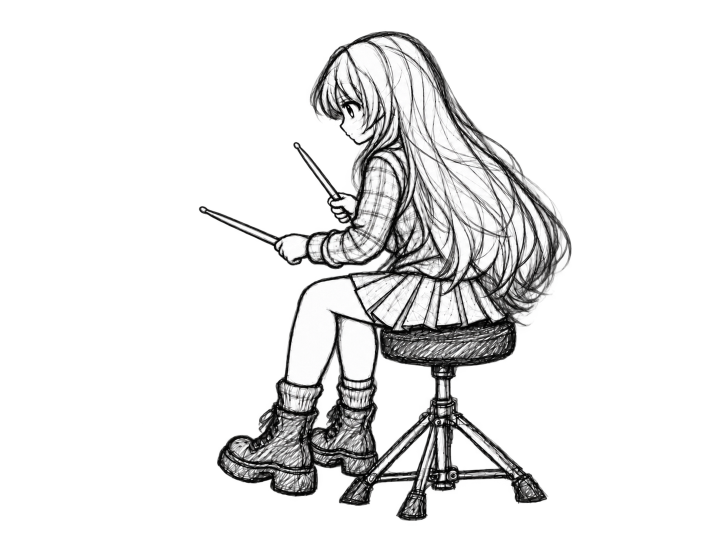
#> input picture character-assets/layers/character/base/neutral.png, 1448 x 1086 px (shown at 1/2 size)
$ python build_front_bd_rc_pair_replacement.py
#> lines starting #> are read from the running program, lines starting #| are printed output that depends on the picture; after the words box and inside, x2 and y2 are one past the last pixel; in counts of white or black regions, pixels touching at a corner belong together
#!/usr/bin/env python3
import json, hashlib
from pathlib import Path
import numpy as np
from PIL import Image, ImageFilter, ImageDraw

ROOT=Path(__file__).resolve().parents[2]
OUT=ROOT/"character-assets/edit-workspaces/motion-repair-20260920/front06"
OUT.mkdir(parents=True, exist_ok=True)

paths={
 "neutral":"character-assets/layers/character/base/neutral.png",
 "bd_hit":"character-assets/layers/character/bd/hit_rf.png",
 "bd_rebound":"character-assets/layers/character/bd/rebound_rf.png",
 "rc_hit":"character-assets/layers/character/rc/hit_r_refresh.png",
 "rc_rebound":"character-assets/layers/character/rc/rebound_r_refresh.png",
 "drum":"character-assets/layers/drum/drum_base.png",
}
imgs={k:Image.open(ROOT/v).convert("RGBA") for k,v in paths.items()}
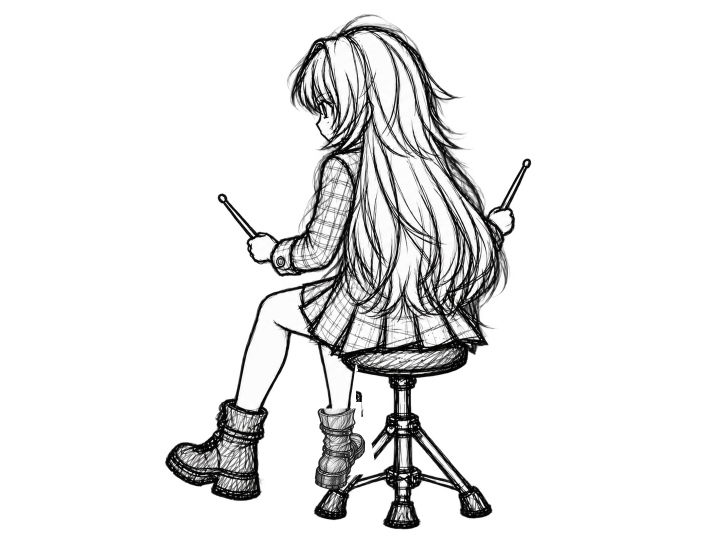
#> input picture character-assets/layers/character/bd/hit_rf.png, 1448 x 1086 px (shown at 1/2 size)
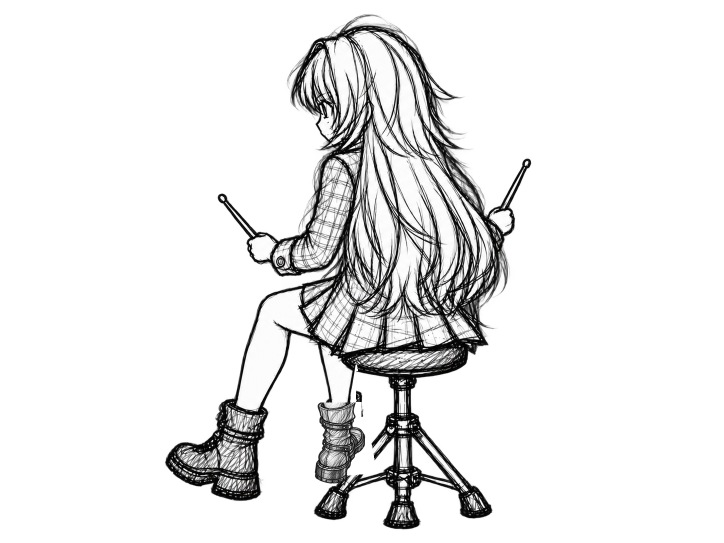
#> input picture character-assets/layers/character/bd/rebound_rf.png, 1448 x 1086 px (shown at 1/2 size)
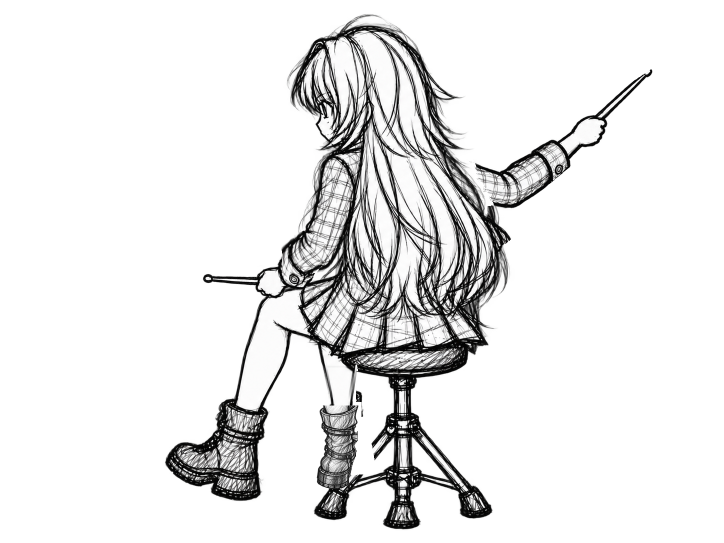
#> input picture character-assets/layers/character/rc/hit_r_refresh.png, 1448 x 1086 px (shown at 1/2 size)
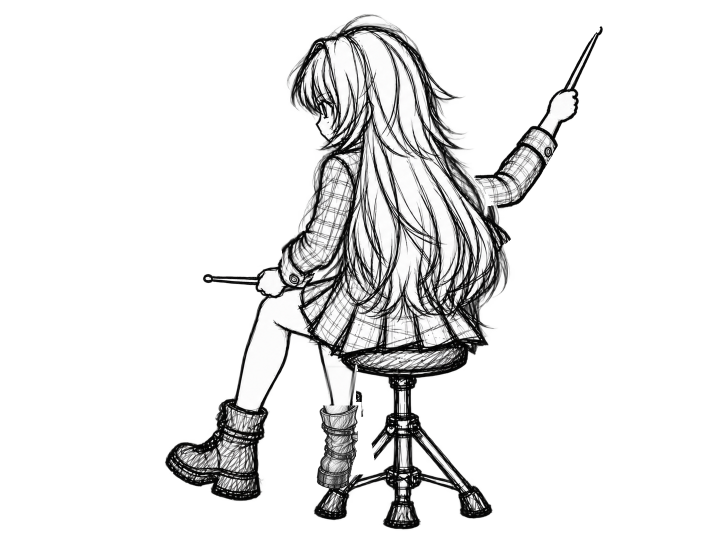
#> input picture character-assets/layers/character/rc/rebound_r_refresh.png, 1448 x 1086 px (shown at 1/2 size)
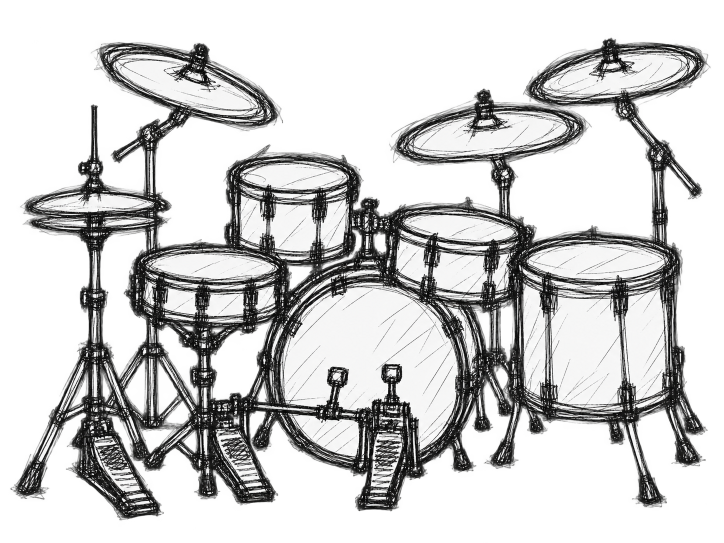
#> input picture character-assets/layers/drum/drum_base.png, 1448 x 1086 px (shown at 1/2 size)
#> imgs = 6 items
N=np.array(imgs["neutral"]); H,W=N.shape[:2]
#> further down, N is the input picture: shape (1086, 1448, 4); mean R, G, B, A 32.8, 32.7, 32.7, 53.4
#> after `H, W = N.shape[:2]`: H = 1086; W = 1448

def sha(path): return hashlib.sha256((ROOT/path).read_bytes()).hexdigest()
def diff_mask(a,b): return np.any(np.array(a)!=np.array(b),axis=2)
def dilate(mask,size):
    if size%2==0:size+=1
    return np.array(Image.fromarray((mask.astype(np.uint8)*255),"L").filter(ImageFilter.MaxFilter(size)))>0
def bbox(mask):
    ys,xs=np.nonzero(mask)
    if len(xs)==0:return None
    return {"x":int(xs.min()),"y":int(ys.min()),"width":int(xs.max()-xs.min()+1),"height":int(ys.max()-ys.min()+1)}
def guard_count(changed,rect):
    x1,y1,x2,y2=rect
    return int(np.count_nonzero(changed[y1:y2,x1:x2]))
def polyline_mask(points,width,circles=()):
#> called with width = 175
    im=Image.new("L",(W,H),0); d=ImageDraw.Draw(im)
#> after `im = Image.new('L', (W, H), 0)`: im: PIL image 1448x1086 L; every value is 0
    d.line(points,fill=255,width=width,joint="curve")
    for (x,y,r) in circles:
        d.ellipse((x-r,y-r,x+r,y+r),fill=255)
    return np.array(im)>0
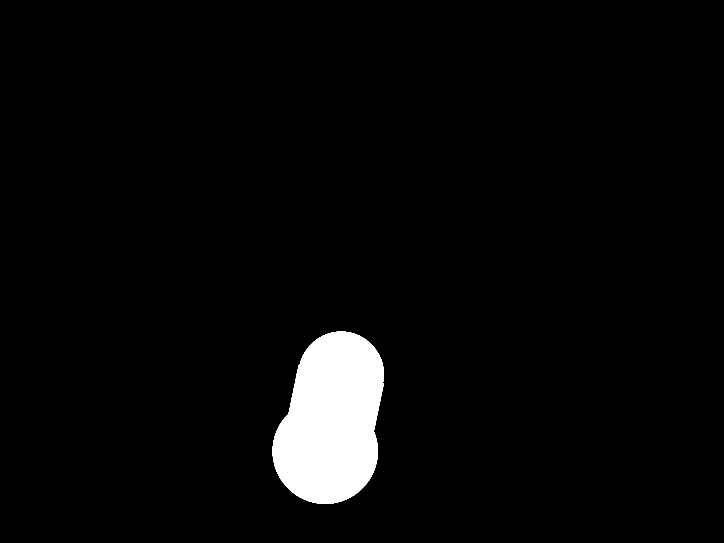
#> returned value: shape (1086, 1448) bool (shown at 1/2 size); 3.7% white; 1 white region, box (x1, y1, x2, y2) and area: (545, 663, 768, 1008) 57859

HEAD=(500,0,930,315)
LEFT_LOCK=(0,250,520,900)
STOOL_CORE=(770,800,845,1086)
RC_SEM=np.zeros((H,W),bool); RC_SEM[:590,700:]=True
# RF corridor follows the verified BD donor's active leg only; skirt/pelvis are not blanket-transplanted.
RF_CORRIDOR=polyline_mask([(682,748),(650,902)],175,[(682,748,85),(650,902,105)])
RF_CORRIDOR[:700,:]=False
#> RF_CORRIDOR: shape (1086, 1448) bool; 3.4% white; 1 white region, box (x1, y1, x2, y2) and area: (545, 700, 768, 1008) 54212

summary={
 "schemaVersion":3,"issueId":"MOTION-002","actionKey":"BD+RC:RF/R","batch":"HOLD-REPAIR-FRONT-06",
 "method":"v3: keep single-arm RC destructive replacement; preserve neutral pelvis/thigh; transplant BD/RF only from knee through boot",
 "parentEvidence":{
   "hit":{"candidateSha256":"beef2e3762f945eb6b222e1bbb59c55f8747b204ec30be4fac93b9a4c3aaac7d"},
   "rebound":{"candidateSha256":"36b83c287a3e9e5e3e000671418f9aea28de97f8fee6efc1f3226b7872a9c2ef"}
 },
 "sources":{k:{"path":v,"sha256":sha(v)} for k,v in paths.items()},"phases":[]
}

for phase in ("hit","rebound"):
    bd=imgs["bd_"+phase]; rc=imgs["rc_"+phase]
    B=np.array(bd); R=np.array(rc)
    bd_diff=diff_mask(bd,imgs["neutral"]); rc_diff=diff_mask(rc,imgs["neutral"])

    # One coherent right arm: destructive donor replacement, not additive overlay.
    rc_mask=dilate(rc_diff,31) & RC_SEM

    # Preserve only verified RF-leg motion from the BD donor.
    bd_mask=dilate(bd_diff,21) & RF_CORRIDOR
    # Never rewrite fixed stool core; active leg remains outside this structural lock.
    x1,y1,x2,y2=STOOL_CORE
    bd_mask[y1:y2,x1:x2]=False

    overlap=rc_mask & bd_mask
    rc_mask &= ~overlap

    cand=imgs["neutral"].copy()
    cand.paste(rc,(0,0),Image.fromarray((rc_mask*255).astype(np.uint8),"L"))
    cand.paste(bd,(0,0),Image.fromarray((bd_mask*255).astype(np.uint8),"L"))
    C=np.array(cand)
    changed=np.any(C!=N,axis=2); union=rc_mask|bd_mask

    exact_rc=np.all(C==R,axis=2); exact_bd=np.all(C==B,axis=2)
    rc_rel=rc_mask & rc_diff
    bd_rel=bd_mask & bd_diff
    rc_pres=np.count_nonzero(rc_rel & exact_rc)/max(1,np.count_nonzero(rc_rel))
    bd_pres=np.count_nonzero(bd_rel & exact_bd)/max(1,np.count_nonzero(bd_rel))

    # Motion visibility in lower RF region, avoiding the stool core.
    rf_visible=np.count_nonzero(changed & RF_CORRIDOR)
    checks={
      "maskDisjoint":bool(int(np.count_nonzero(overlap))==0),
      "outsideMaskZero":bool(int(np.count_nonzero(changed & ~union))==0),
      "headLocked":bool(guard_count(changed,HEAD)==0),
      "leftSideLocked":bool(guard_count(changed,LEFT_LOCK)==0),
      "stoolCoreLocked":bool(guard_count(changed,STOOL_CORE)==0),
      "rcDonorExactInActiveMask":bool(rc_pres>=0.995),
      "bdDonorExactInActiveMask":bool(bd_pres>=0.995),
      "rfMotionVisible":bool(rf_visible>=1000),
      "candidateDiffVisible":bool(int(np.count_nonzero(changed))>500),
    }
    stem=f"bd_rc_{phase}_candidate_v3"
    cp=OUT/(stem+".png"); cand.save(cp)
    Image.alpha_composite(imgs["drum"],cand).save(OUT/(stem+"_fixed_drum.png"))
    rec={
      "phase":phase,"parentCandidate":"v2","candidate":str(cp.relative_to(ROOT)),
      "candidateSha256":hashlib.sha256(cp.read_bytes()).hexdigest(),
      "changedRois":["RC right-arm destructive replacement","BD/RF knee-to-boot corridor"],
      "improvementIntent":["remove v2 hip/skirt splice","keep neutral pelvis/thigh","preserve stool core","retain single RC arm/hand/stick"],
      "rcMaskPixels":int(np.count_nonzero(rc_mask)),"bdMaskPixels":int(np.count_nonzero(bd_mask)),
      "maskOverlapPixels":int(np.count_nonzero(overlap)),
      "changedPixelsVsNeutral":int(np.count_nonzero(changed)),"changedBBoxVsNeutral":bbox(changed),
      "rcDonorPreserveRatio":round(float(rc_pres),4),"bdDonorPreserveRatio":round(float(bd_pres),4),
      "rfMotionVisiblePixels":int(rf_visible),"checks":checks,"machinePass":all(checks.values())
    }
    (OUT/(stem+"_qa.json")).write_text(json.dumps(rec,ensure_ascii=False,indent=2)+"\n")
    summary["phases"].append(rec)
#> this loop made 2 passes
#> (rc_pres, bd_pres, rf_visible) on passes 1 to 2: (1, 1, 53031), (1, 1, 52896)
#> bd is the input picture: PIL image 1448x1086 RGBA; mean R, G, B, A 29.5, 29.5, 29.5, 50.4
#> bd_diff: shape (1086, 1448) bool; 29.8% white; 199 white regions (198 under 20 px), largest, box (x1, y1, x2, y2) and area: (323, 23, 1148, 1063) 468354
#> bd_rel: shape (1086, 1448) bool; 3.4% white; 4 white regions (3 under 20 px), largest, box (x1, y1, x2, y2) and area: (545, 700, 768, 1008) 52890
#> changed: shape (1086, 1448) bool; 15.1% white; 48 white regions (46 under 20 px), largest, box (x1, y1, x2, y2) and area: (700, 23, 1208, 590) 184169, (545, 700, 768, 1008) 52890
#> rc is the input picture: PIL image 1448x1086 RGBA; mean R, G, B, A 31, 31, 31, 52.9
#> rc_diff: shape (1086, 1448) bool; 30.7% white; 229 white regions (228 under 20 px), largest, box (x1, y1, x2, y2) and area: (323, 23, 1208, 1063) 481829
#> rc_mask: shape (1086, 1448) bool; 14% white; 5 white regions, box (x1, y1, x2, y2) and area: (700, 8, 1223, 590) 214093, (1160, 324, 1222, 366) 2154, (1056, 132, 1093, 169) 1349, (985, 164, 1021, 201) 1300, (1162, 559, 1194, 590) 992
#> rc_rel: shape (1086, 1448) bool; 11.7% white; 44 white regions (43 under 20 px), largest, box (x1, y1, x2, y2) and area: (700, 23, 1208, 590) 184169

# transition strip: neutral -> hit -> rebound
strip=Image.new("RGBA",(W*3,H),(255,255,255,0))
strip.paste(imgs["neutral"],(0,0),imgs["neutral"])
for i,phase in enumerate(("hit","rebound"),1):
    im=Image.open(OUT/f"bd_rc_{phase}_candidate_v3.png").convert("RGBA")
    strip.paste(im,(W*i,0),im)
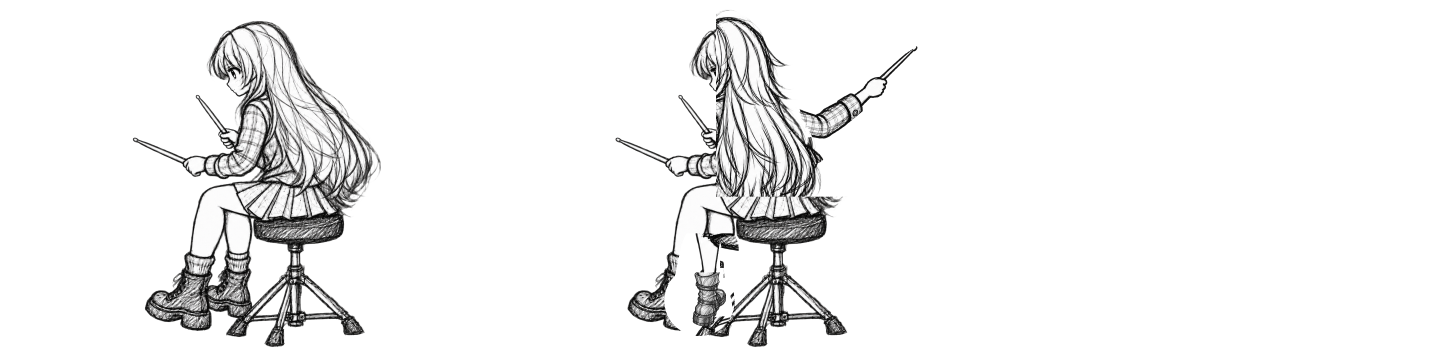
#> strip: PIL image 4344x1086 RGBA (shown at 1/3 size); mean R, G, B, A 240.7, 240.6, 240.6, 32.9; transparent parts drawn white
strip.save(OUT/"bd_rc_v3_transition_strip.png")
summary["pairMachinePass"]=all(x["machinePass"] for x in summary["phases"])
summary["nextGate"]="full-resolution human anatomy + arm/hand/stick + linework + fixed-drum + transition QA"
(OUT/"FRONT06_CANDIDATE_SUMMARY_V3.json").write_text(json.dumps(summary,ensure_ascii=False,indent=2)+"\n")
print(json.dumps({"pairMachinePass":summary["pairMachinePass"],"out":str(OUT.relative_to(ROOT))}))
#| {"pairMachinePass": false, "out": "character-assets/edit-workspaces/motion-repair-20260920/front06"}
